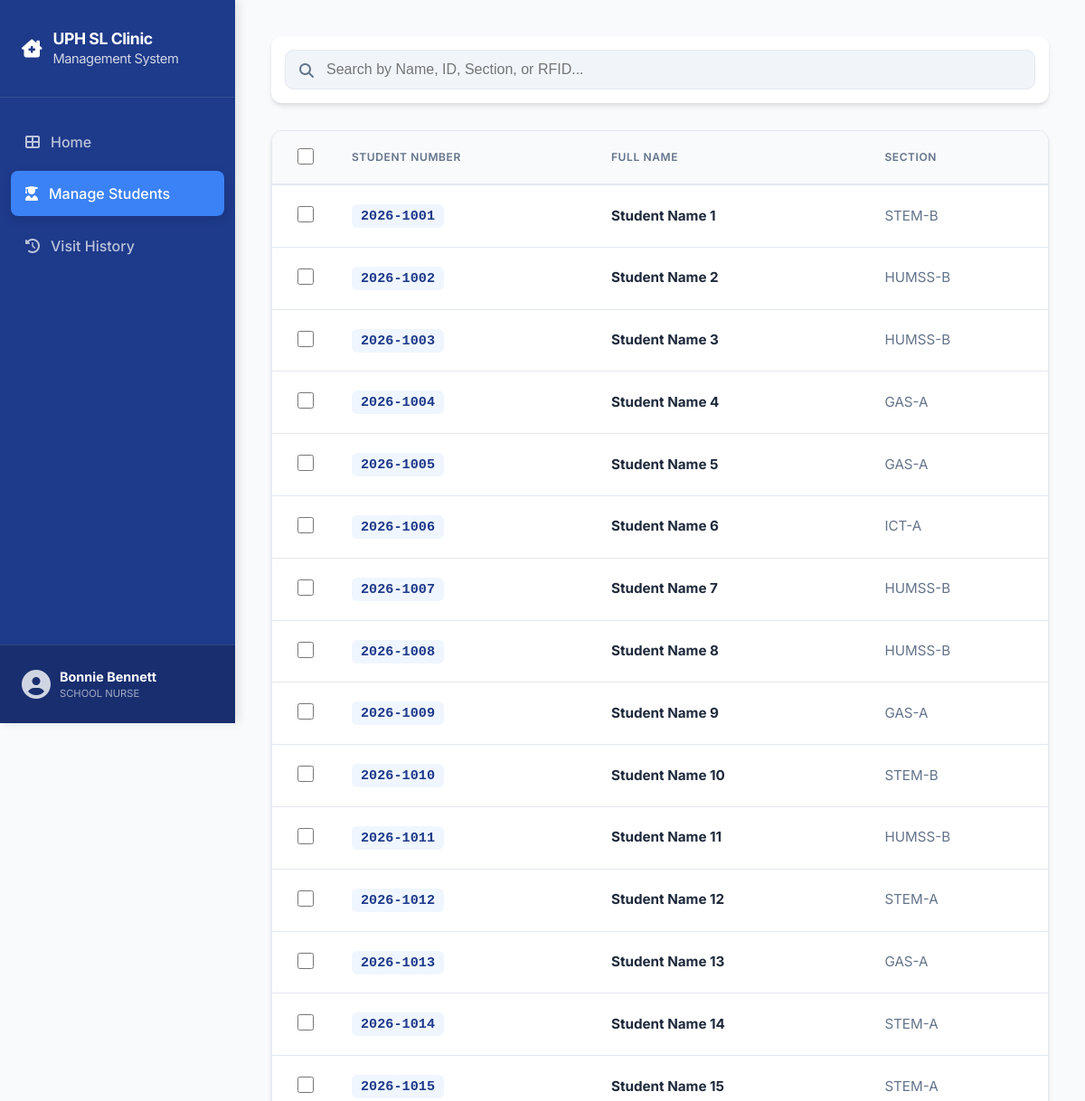
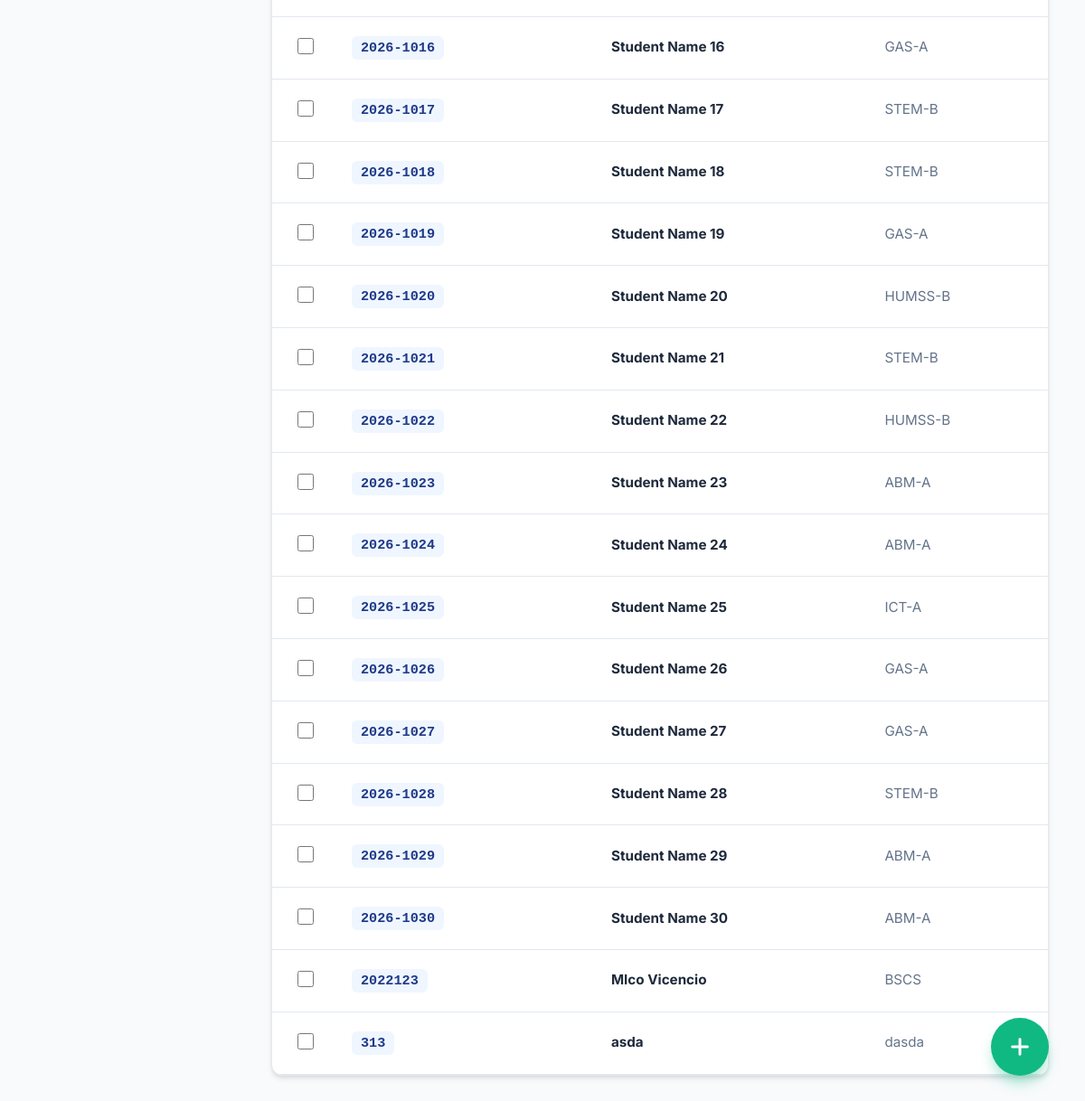
/manage_students (signed in), run on the app's committed database (2 pictures, top to bottom).
### tables this page shows
CREATE TABLE nurses (id INTEGER PRIMARY KEY AUTOINCREMENT, full_name TEXT, address TEXT, contact_number TEXT, username TEXT UNIQUE, password TEXT);

CREATE TABLE students (id INTEGER PRIMARY KEY AUTOINCREMENT, rfid_uid TEXT UNIQUE, student_number TEXT UNIQUE, full_name TEXT, address TEXT, age INTEGER, grade TEXT, section TEXT, allergies TEXT, medical_condition TEXT, parent_name TEXT, parent_contact_number TEXT, parent_email TEXT);

### app.py (the view)
@app.route("/manage_students")
def manage_students():
    if session.get("role") != "nurse":
        return redirect(url_for("login"))
    conn = get_db()
    students = conn.execute("SELECT id, student_number, full_name, section, grade, rfid_uid FROM students").fetchall()
    nurse_id = session.get("user_id")
    nurse = conn.execute("SELECT * FROM nurses WHERE id=?", (nurse_id,)).fetchone()
    conn.close()
    return render_template("manage_students.html", students=students, nurse=nurse)

### app.py (called while the page is built)
def get_db():
    conn = sqlite3.connect("clinic.db")
    conn.row_factory = sqlite3.Row
    return conn

### templates/manage_students.html (shortened to what this page needs)
<!DOCTYPE html>
<html lang="en">
<head>
    <link rel="stylesheet" href="https://cdnjs.cloudflare.com/ajax/libs/font-awesome/6.4.0/css/all.min.css">
</head>
<body>
<aside>
    <div class="sidebar-header">
        <i class="fas fa-clinic-medical fa-lg"></i>
        <h1>UPH SL Clinic<br><small style="font-weight:400; opacity:0.8;">Management System</small></h1>
    </div>
    <nav class="sidebar-nav">
        <a href="{{ url_for('nurse_dashboard') }}">
            <i class="fas fa-th-large"></i> Home
        </a>
        <a href="{{ url_for('manage_students') }}" class="active">
            <i class="fas fa-user-graduate"></i> Manage Students
        </a>
        <a href="{{ url_for('visit_history') }}">
            <i class="fas fa-history"></i> Visit History
        </a>
    </nav>
    <div class="sidebar-footer">
        <div class="user-box">
            <i class="fas fa-user-circle fa-2x" style="opacity:0.8"></i>
            <div>
                <div style="font-weight: 700; font-size: 0.9rem;">{{ nurse['full_name'] }}</div>
                <div style="font-size: 0.7rem; opacity: 0.6; text-transform: uppercase;">School Nurse</div>
            </div>
        </div>
    </div>
</aside>
<main>
    <div class="controls">
        <div class="search-bar">
            <i class="fas fa-search"></i>
            <input type="text" id="mainSearch" placeholder="Search by Name, ID, Section, or RFID..." oninput="filterData()">
        </div>
    </div>
    <div class="table-wrapper">
        <table>
            <thead>
                <tr>
                    <th style="width: 40px; text-align: center;"><input type="checkbox" id="selectAll" onclick="toggleAll(this)"></th>
                    <th>Student Number</th>
                    <th>Full Name</th>
                    <th>Section</th>
                </tr>
            </thead>
            <tbody id="studentBody">
                {% for student in students %}
                <tr class="clickable-row" onclick="viewProfile({{ student['id'] }})" data-search="{{ student['full_name'] }} {{ student['student_number'] }} {{ student['section'] }} {{ student['rfid_uid'] }}">
                    <td style="text-align: center;" onclick="event.stopPropagation()"><input type="checkbox" class="student-checkbox" value="{{ student['id'] }}" onclick="updateDeleteBtn()"></td>
                    <td><span class="student-id-pill">{{ student['student_number'] }}</span></td>
                    <td><strong>{{ student['full_name'] }}</strong></td>
                    <td><span style="color: var(--text-muted)">{{ student['section'] }}</span></td>
                </tr>
                {% endfor %}
            </tbody>
        </table>
    </div>
</main>
<button class="fab-add" title="Add New Student" onclick="openAddModal()"><i class="fas fa-plus"></i></button>
</body>
</html>

### templates/manage_students.html (style rules this page uses)
:root { --primary: #1e3a8a; --primary-light: #3b82f6; --success: #10b981; --danger: #ef4444; --warning: #f59e0b; --bg: #f8fafc; --surface: #ffffff; --text-main: #1e293b; --text-muted: #64748b; --border: #e2e8f0; --radius: 12px; --sidebar-width: 260px; --shadow: 0 4px 6px -1px rgba(0, 0, 0, 0.1), 0 2px 4px -1px rgba(0, 0, 0, 0.06); }
body { font-family: 'Inter', sans-serif; background-color: var(--bg); margin: 0; color: var(--text-main); line-height: 1.5; display: flex; min-height: 100vh; }
aside { width: var(--sidebar-width); background: var(--primary); color: white; position: fixed; height: 100vh; display: flex; flex-direction: column; box-shadow: 4px 0 10px rgba(0,0,0,0.1); z-index: 1000; }
.sidebar-header { padding: 2rem 1.5rem; display: flex; align-items: center; gap: 12px; border-bottom: 1px solid rgba(255,255,255,0.1); }
.sidebar-header h1 { font-size: 1.1rem; margin: 0; font-weight: 700; letter-spacing: -0.025em; line-height: 1.2; }
.sidebar-nav { flex: 1; padding: 1.5rem 0.75rem; }
.sidebar-nav a { display: flex; align-items: center; gap: 12px; text-decoration: none; color: rgba(255,255,255,0.7); padding: 0.8rem 1rem; border-radius: 8px; margin-bottom: 8px; font-weight: 500; transition: all 0.3s ease; }
.sidebar-nav a.active { background: var(--primary-light); color: white; box-shadow: 0 4px 12px rgba(0,0,0,0.1); }
.sidebar-footer { padding: 1.5rem; background: rgba(0,0,0,0.2); border-top: 1px solid rgba(255,255,255,0.1); }
.sidebar-footer .user-box { display: flex; align-items: center; gap: 10px; }
main { flex: 1; margin-left: var(--sidebar-width); padding: 2.5rem; max-width: calc(100% - var(--sidebar-width)); box-sizing: border-box; }
.controls { display: flex; gap: 20px; margin-bottom: 30px; align-items: center; background: var(--surface); padding: 15px; border-radius: var(--radius); box-shadow: var(--shadow); }
.search-bar { flex: 1; position: relative; }
.search-bar input { width: 100%; padding: 12px 12px 12px 45px; border-radius: 10px; border: 1px solid var(--border); font-size: 1rem; transition: 0.3s; background: #f1f5f9; box-sizing: border-box; }
.search-bar i { position: absolute; left: 16px; top: 15px; color: var(--text-muted); }
.table-wrapper { background: var(--surface); border-radius: var(--radius); overflow: hidden; box-shadow: var(--shadow); border: 1px solid var(--border); }
table { width: 100%; border-collapse: collapse; }
th { background: #f8fafc; color: var(--text-muted); font-weight: 600; text-transform: uppercase; font-size: 0.75rem; letter-spacing: 0.05em; padding: 1rem; border-bottom: 2px solid var(--border); text-align: left; }
td { padding: 1.25rem 1rem; border-bottom: 1px solid var(--border); font-size: 0.95rem; }
.clickable-row { transition: background 0.2s; cursor: pointer; }
.student-id-pill { background: #eff6ff; color: var(--primary); padding: 4px 10px; border-radius: 6px; font-family: monospace; font-weight: 700; }
.fab-add { position: fixed; bottom: 40px; right: 40px; width: 64px; height: 64px; background: var(--success); color: white; border-radius: 50%; display: flex; justify-content: center; align-items: center; font-size: 24px; box-shadow: 0 10px 15px -3px rgba(16, 185, 129, 0.4); border: none; cursor: pointer; z-index: 100; transition: 0.4s cubic-bezier(0.175, 0.885, 0.32, 1.275); }
input[type="checkbox"] { width: 18px; height: 18px; cursor: pointer; accent-color: var(--primary); }

### data on the page
nurses: full_name "Bonnie Bennett"
students: student_number "2026-1001", full_name "Student Name 1", section "STEM-B"
students: student_number "2026-1002", full_name "Student Name 2", section "HUMSS-B"
students: student_number "2026-1003", full_name "Student Name 3", section "HUMSS-B"
students: student_number "2026-1004", full_name "Student Name 4", section "GAS-A"
students: student_number "2026-1005", full_name "Student Name 5", section "GAS-A"
students: student_number "2026-1006", full_name "Student Name 6", section "ICT-A"
students: student_number "2026-1007", full_name "Student Name 7", section "HUMSS-B"
students: student_number "2026-1008", full_name "Student Name 8", section "HUMSS-B"
students: student_number "2026-1009", full_name "Student Name 9", section "GAS-A"
students: student_number "2026-1010", full_name "Student Name 10", section "STEM-B"
students: student_number "2026-1011", full_name "Student Name 11", section "HUMSS-B"
students: student_number "2026-1012", full_name "Student Name 12", section "STEM-A"
students: student_number "2026-1013", full_name "Student Name 13", section "GAS-A"
students: student_number "2026-1014", full_name "Student Name 14", section "STEM-A"
students: student_number "2026-1015", full_name "Student Name 15", section "STEM-A"
students: student_number "2026-1016", full_name "Student Name 16", section "GAS-A"
students: student_number "2026-1017", full_name "Student Name 17", section "STEM-B"
students: student_number "2026-1018", full_name "Student Name 18", section "STEM-B"
students: student_number "2026-1019", full_name "Student Name 19", section "GAS-A"
students: student_number "2026-1020", full_name "Student Name 20", section "HUMSS-B"
students: student_number "2026-1021", full_name "Student Name 21", section "STEM-B"
students: student_number "2026-1022", full_name "Student Name 22", section "HUMSS-B"
students: student_number "2026-1023", full_name "Student Name 23", section "ABM-A"
students: student_number "2026-1024", full_name "Student Name 24", section "ABM-A"
students: student_number "2026-1025", full_name "Student Name 25", section "ICT-A"
students: student_number "2026-1026", full_name "Student Name 26", section "GAS-A"
students: student_number "2026-1027", full_name "Student Name 27", section "GAS-A"
students: student_number "2026-1028", full_name "Student Name 28", section "STEM-B"
students: student_number "2026-1029", full_name "Student Name 29", section "ABM-A"
students: student_number "2026-1030", full_name "Student Name 30", section "ABM-A"
students: student_number "2022123", full_name "MIco Vicencio", section "BSCS"
students: student_number "313", full_name "asda", section "dasda"
